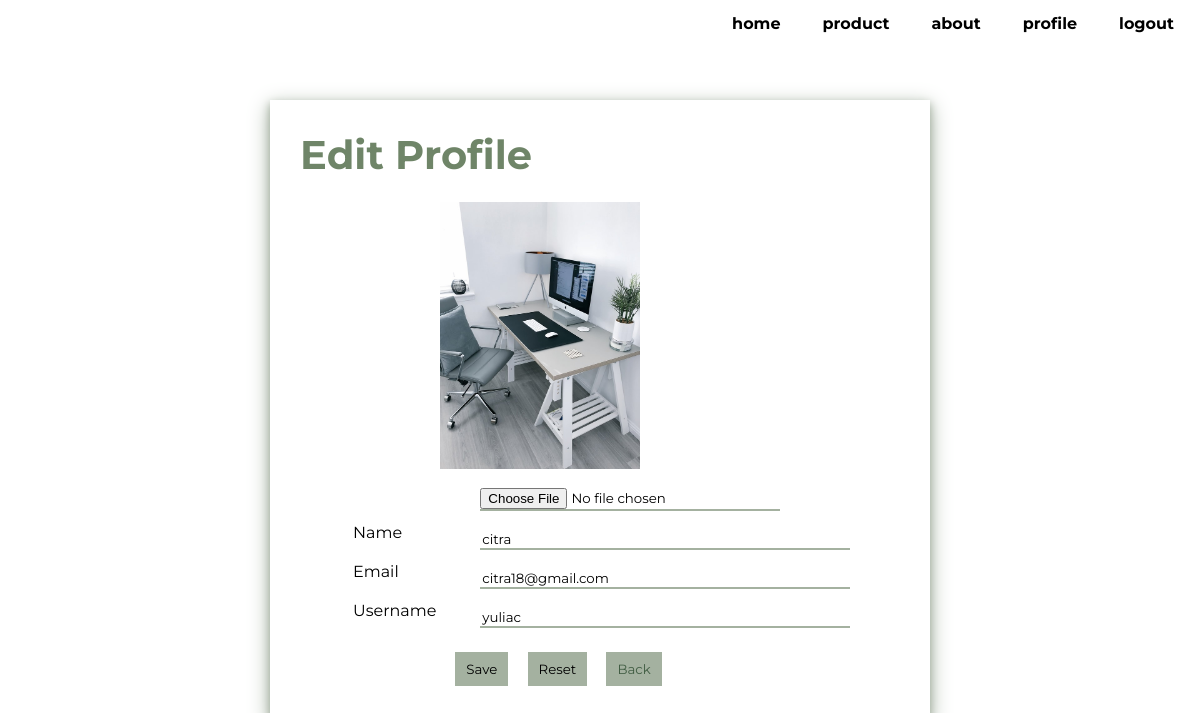
The page /edit_profile.php (signed in) on the database its author committed.
### tables this page shows
CREATE TABLE `user` (
  `userid` int(11) NOT NULL,
  `full_name` varchar(255) NOT NULL,
  `email` varchar(255) NOT NULL,
  `username` varchar(255) NOT NULL,
  `password` varchar(255) NOT NULL,
  `usertype` varchar(255) NOT NULL,
  `user_photo` varchar(255) NOT NULL DEFAULT 'default.png'
);

### edit_profile.php (the view, shortened to what this page needs)
<?php
    include "connection.php";
    $query="SELECT * FROM user WHERE userid='$_SESSION[userid]'";
    $signup=mysqli_query($db_connection,$query);
    $data=mysqli_fetch_assoc($signup);
?>
<!DOCTYPE html>
<html>
    <head>
        <link rel="stylesheet" href="style.css">
    </head>
    <body>
        <div class="container">
            <div class="navbar">
                <ul>
                    <li><a href="index.php">home</a></li>
                    <li><a href="product.php">product</a></li>
                    <li><a href="about.php">about</a></li>
                    <?php if(!isset($_SESSION['login'])) { ?>
                    <li><a href="login.php">login</a></li>
                    <?php } else {?>
                    <li><a href="profile.php">profile</a></li>
                    <li><a href="logout.php">logout</a></li>
                    <?php } ?>
                </ul>
            </div>
            <div class="edit-user">
            <h1>Edit Profile</h1>
            <div>
                <form class="edit-user-form" method="post" action="update_profile.php" enctype="multipart/form-data" >
                    <table class="edit-user-table">
                        <tr>
                            <td></td>
                            <td><img src="uploads/users/<?= $data['user_photo']; ?>" width="200px">
                            <input type="file" name="new_photo"></td>
                        </tr>
                        <tr>
                            <td>Name</td>
                            <td><input class="edit-user-table-line" type="text" name="full_name" value="<?=$data['full_name']?>" required></td>
                        </tr>
                        <tr>
                            <td>Email</td>
                            <td><input class="edit-user-table-line" type="text" name="email" value="<?=$data['email']?>" required></td>
                        </tr>
                        <tr>
                            <td>Username</td>
                            <td><input class="edit-user-table-line" type="text" name="username" value="<?=$data['username']?>" required></td>
                        </tr>
                        <tr>
                            <td></td>
                            <td>
                                <button class="add-btn" type="submit" name="save">Save</button>
                                <button class="add-btn" type="reset" name="reset">Reset</button>
                                <button class="add-btn"><a href="profile.php?product_id=<?=$data['userid']?>">Back</a></button>
                            </td>
                        </tr>
                    </table>
                </form>
            </div>
        </div>
        </div>
    </body>
</html>

### style.css (style rules this page uses)
* { margin: 0px; font-family: 'Montserrat', sans-serif; scroll-behavior: smooth; }
.container { width: 100%; height: 100%; }
.navbar { background-color: rgba(255, 255, 255, 0.5); width: 100%; height: 50px; position: fixed; margin: 0; top: 0; }
.navbar ul { list-style-type: none; float: right; margin: 0; padding: 0; }
.navbar li { float: left; margin-right: 10px; }
.navbar li a { color: black; display: block; padding: 14px 16px; text-decoration: none; font-weight: bold; }
.form-buy select, button { margin-left: 15px; padding : 8px 10px; border-radius : 15px; background-color: rgba(255, 255, 255, 0.7); border: 1px solid transparent; margin-top: 5px; }
.view-product-txt button, .edit-user-form button, .edit-product-form button, .user-list-txt button, .list-buy button { background-color:#a4b1a0; border-radius: 0%; margin-top: 20px; }
.add-btn { background-color:#fff; border-radius: 0%; margin-top: 40px; }
.add-btn a { text-decoration: none; color: #415d43; }
.edit-user, .edit-product { box-shadow: 0 4px 8px 0 rgba(164, 177, 160, 1), 0 6px 20px 0 rgba(164, 177, 160, 1); width: 50%; margin: auto; margin-top: 100px; margin-bottom: 100px; padding: 30px; }
.edit-user h1, .edit-product h1 { color: #6f8568; font-size: 40px; font-weight: bold; }
.edit-user-table-line, .edit-user-table input, .edit-product-table-line, .edit-product-table input, .edit-product-table select { margin-left: 40px; margin-top: 15px; border: transparent; border-bottom: 2px solid #a4b1a0; }
.edit-user-table-line { width: 80%; }
.edit-user-table, .edit-product-table { margin-left: 50px; margin-top: 20px; }

### rows shown on the page
user: user_photo (picture), full_name "citra", email "citra18@gmail.com", username "yuliac"
